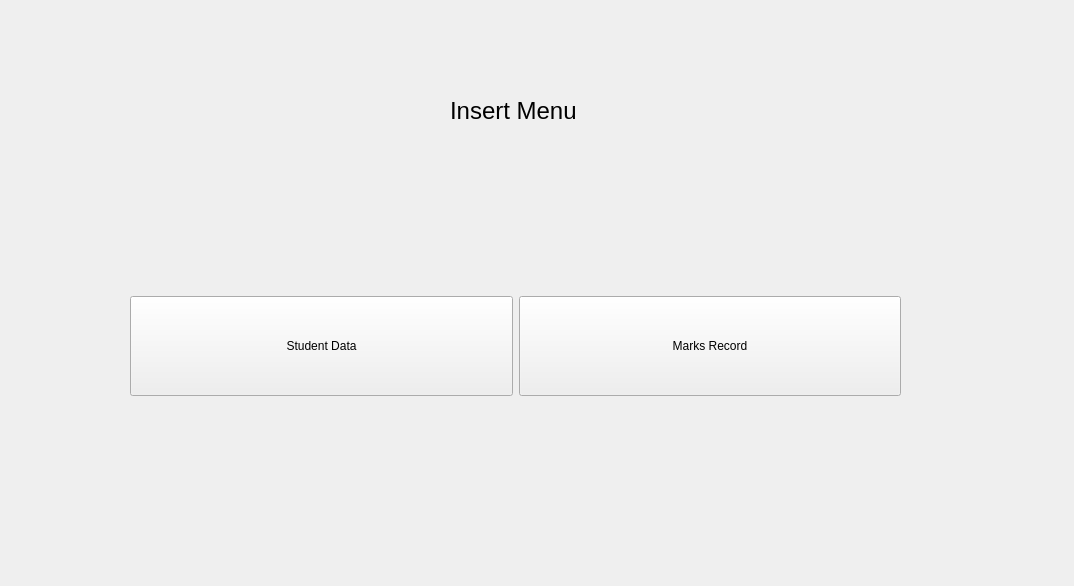
<?xml version="1.0" encoding="UTF-8"?>
<ui version="4.0">
 <class>insertMenu</class>
 <widget class="QWidget" name="insertMenu">
  <property name="geometry">
   <rect>
    <x>0</x>
    <y>0</y>
    <width>1074</width>
    <height>586</height>
   </rect>
  </property>
  <property name="windowTitle">
   <string>Form</string>
  </property>
  <widget class="QWidget" name="horizontalLayoutWidget">
   <property name="geometry">
    <rect>
     <x>130</x>
     <y>220</y>
     <width>771</width>
     <height>252</height>
    </rect>
   </property>
   <layout class="QHBoxLayout" name="horizontalLayout">
    <item>
     <widget class="QPushButton" name="studentData">
      <property name="minimumSize">
       <size>
        <width>0</width>
        <height>100</height>
       </size>
      </property>
      <property name="text">
       <string>Student Data</string>
      </property>
     </widget>
    </item>
    <item>
     <widget class="QPushButton" name="marksData">
      <property name="minimumSize">
       <size>
        <width>0</width>
        <height>100</height>
       </size>
      </property>
      <property name="text">
       <string>Marks Record</string>
      </property>
     </widget>
    </item>
   </layout>
  </widget>
  <widget class="QLabel" name="label">
   <property name="geometry">
    <rect>
     <x>450</x>
     <y>90</y>
     <width>141</width>
     <height>41</height>
    </rect>
   </property>
   <property name="font">
    <font>
     <pointsize>18</pointsize>
    </font>
   </property>
   <property name="text">
    <string>Insert Menu</string>
   </property>
  </widget>
 </widget>
 <resources/>
 <connections/>
</ui>
